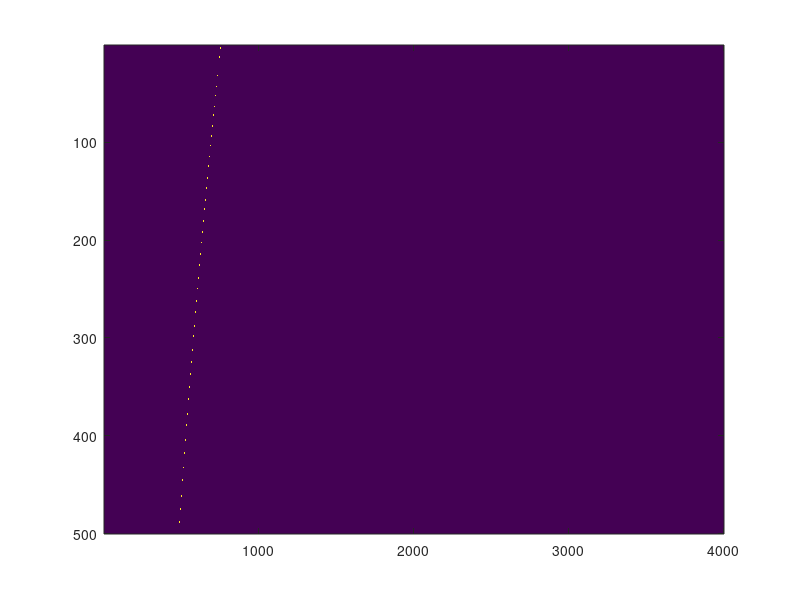
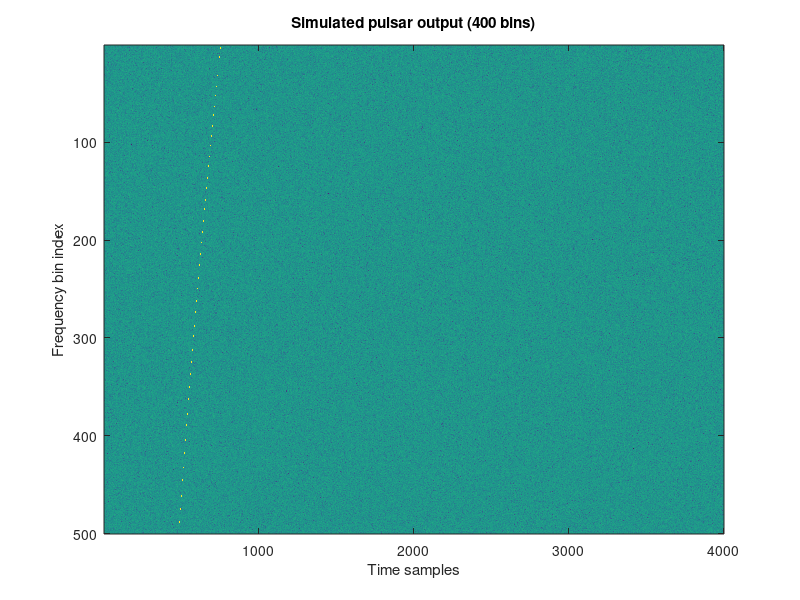
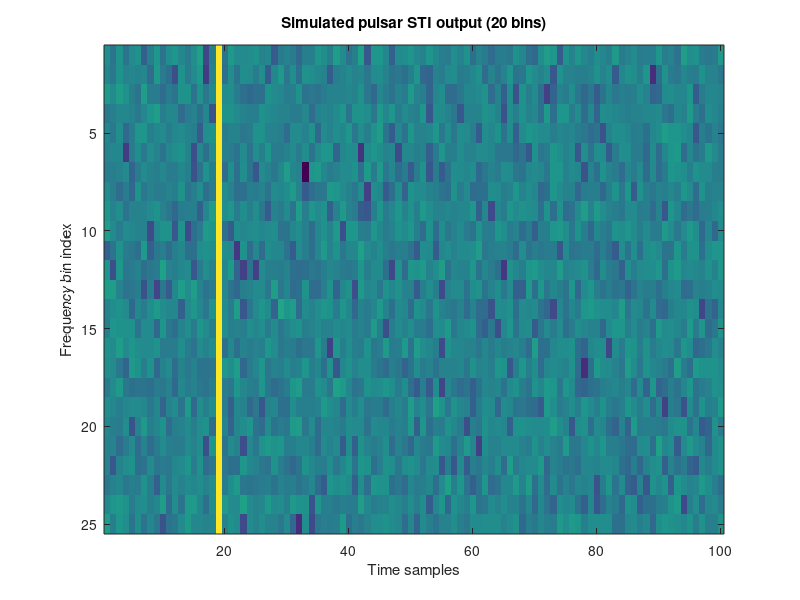

Recreate these plots in MATLAB, in order.
fs        = 155e6; % Sampling frequency - used for noise level
Ninputs   = 40;    % Number of inputs/antennas
Nbins     = 500; %400;   % Total number of frequency bins
Nfft      = 512;   % F-engine FFT size
Nfengines = 5;     % Number of F-engines
Nxengines = 20;    % Number of X-engines (i.e. Number of GPUs)

Nin_per_f        = Ninputs/Nfengines; % Number of inputs per F-engine
Nbin_per_x       = Nbins/Nxengines; % Number of bins per X-engine
Ntime_per_packet = 20; % Number of time samples (spectra snapshots) per packet
Ntime = 4000; % 8000;

% Increase the range of tau when dispersion measure causes m_D to exceed
% time samples.
D = 20; % DM; 10 with these parameters gives a fairly fast pulsar
freq = (0:499)*(303e3) + 1300e6; % All frequencies
% freq = (0:399)*(303e3) + 1300e6; % All frequencies
% fo = freq(floor(length(freq)/2)); % Center frequency
% tau = 4.1488e-3*((fo^-2)-(freq.^-2))*D; % Frequency dependent timing offset
% t = -2.8e-20:((2.5e-20)+(2.8e-20))/(Ntime-1):2.5e-20; % Range of timing offsets
tau = zeros(size(freq));
for k = 1:length(freq)
    if (k-1) ~= 0
        tau(k-1) = 4.1488e-3*((freq(k-1)^-2)-(freq(k)^-2))*D;
    end
end
tau(end) = 4.1488e-3*((freq(end-1)^-2)-(freq(end)^-2))*D;
t = 5e-24:((10e-23)-(5e-24))/(Ntime-1):10e-23; % Range of timing offsets
pulseData = zeros(Ninputs, Nbins, Ntime);
% Noisy environment
for ii = 1:size(pulseData,3)
    for jj = 1:size(pulseData,2)
        pulseData(:,jj,ii) = 0.1*(randn(1) + 1j*randn(1));
    end
end

% for cyc = [0,1000,2000,3000] % Cycles
%     for k = 1:Nbins
%         tmp_tau = abs(m_D(k)-tau);
%         [~, t_idx(k)] = min(tmp_tau);
%         pulseData(:,k,t_idx(k)+cyc) = exp(1j*pi/4)*2/sqrt(2); % 1+1j
%         pulseData(:,k,(t_idx(k)+cyc)+4) = exp(1j*pi/4); % 0.707+0.707j
%         if ((t_idx(k)+cyc)-4) > 0
%             pulseData(:,k,(t_idx(k)+cyc)-4) = exp(1j*pi/4); % 0.707+0.707j
%         end
%     end
% end

% Pulsar
pulse = 100;
for cyc = [0]
    for m = 1:Ninputs
        for k = 1:Nbins
%             tmp = abs(t - tau(k));
%             [~,idx] = min(tmp);
%             phi = m*2*pi*freq(k)*t(idx+cyc);
%             pulseData(m,k,idx+cyc) = pulse*exp(1j*phi) + pulseData(m,k,idx+cyc); % 0.1*(randn(1) + 1j*randn(1));
            [tmp,idx] = min(abs(t - tau(k)));
            phi = m*2*pi*freq(k)*t(idx+cyc);
            noise = pulseData(m,k,idx+cyc);
            pulseData(m,k,idx+cyc) = pulse*exp(1j*phi) + noise; % 0.1*(randn(1) + 1j*randn(1));
        end
    end
end

%%%%% In switch case statement
% t_idxs = mod(mcnt*20 + 1:(mcnt+1)*20, PNtime);
% t_idxs(t_idxs == 0) = PNtime;
% f_idxs = (fid - 1)*8+1:fid*8;
% freq_idxs = 5*(xid-1) + [1:5, 101:105, 201:205, 301:305, 401:405];
% tmp = pulseData(f_idxs, freq_idxs, t_idxs);
% data(:,1,:,:) = real(tmp);
% data(:,2,:,:) = imag(tmp);
% data(data < 0) = 2^8 + data(data < 0);

%%
figure(10); 
imagesc(squeeze(abs(pulseData(20,:,:))));
% imagesc(abs(exp(1j*phi)));

% wei = ones(40,400,14);
% bf_data = zeros(8000,400,14);
wei = ones(40,500,14);
bf_data = zeros(4000,500,14);
for b = 1:14
    for f = 1:500
        w = wei(:,f,b);
        xn = squeeze(pulseData(:,f,:));
        bf_data(:,f,b) = w'*xn;
    end
end

% bf_sti = zeros(100,20,14);
bf_sti = zeros(100,25,14);
for k = 1:100
%     bf_sti(k,:,:) = mean(bf_data(1+(k-1)*40:k*40,1:20,:),1);
    bf_sti(k,:,:) = mean(bf_data(1+(k-1)*40:k*40,1:25,:),1);
end

figure(12);
imagesc(10*log10(abs(bf_data(:,:,6))).');
title('Simulated pulsar output (400 bins)');
ylabel('Frequency bin index');
xlabel('Time samples')

figure(13);
imagesc(10*log10(abs(bf_sti(:,:,6))).');
title('Simulated pulsar STI output (20 bins)');
ylabel('Frequency bin index');
xlabel('Time samples')